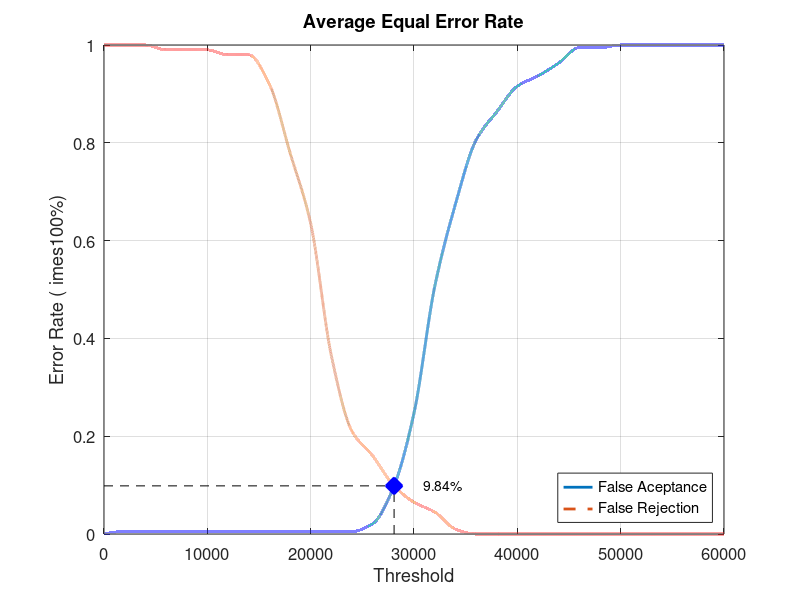
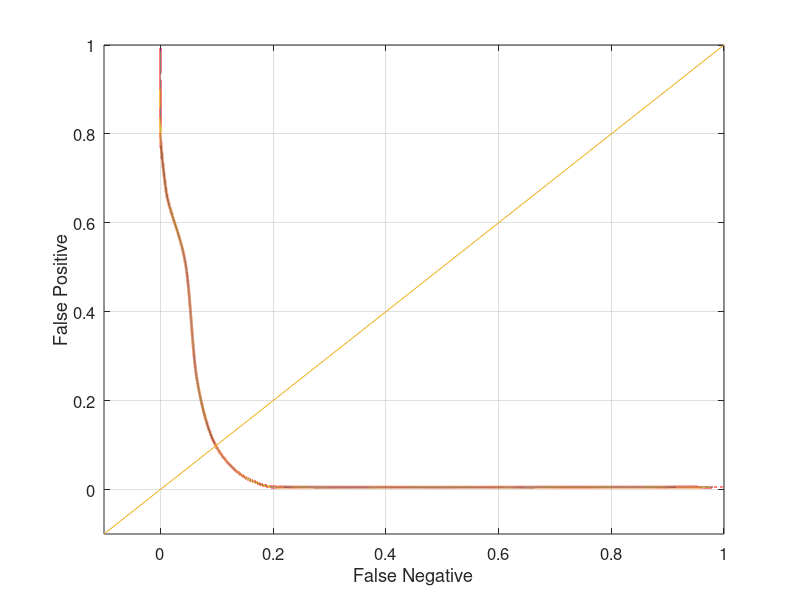

MATLAB code to generate these figures, in order:
close all;
clear;
clc;
x = 0:2000:60000;
xq = 0:0.5:60000;

y0 = [0 0.00526316 0.00526316 0.00526316 0.00526316 0.00526316 0.00526316 0.00526316 0.00526316 0.00526316 0.00526316 0.00526316 0.00526316 0.0210526 0.0947368 0.247368 0.505263 0.673684 0.805263 0.863158 0.915789 0.936842 0.963158 0.994737 0.994737 1 1 1 1 1 1]
yy0 = interp1(x, y0, xq, 'pchip');
y1 = [1 1 1 0.99 0.99 0.99 0.98 0.98 0.92 0.78 0.635 0.365 0.21 0.16 0.1 0.065 0.045 0.01 0 0 0 0 0 0 0 0 0 0 0 0 0]
yy1 = interp1(x, y1, xq, 'pchip');

% Calculating EER: 
y2 = abs(y0 - y1);
find(y2 == min(y2))
yy2 = abs(yy0 - yy1);
xEER = find(yy2 == min(yy2));
xEERIndex = xq(xEER) % X-axis EER
yEER = yy0(xEER) % Y-axis EER

main = figure
plot(xq, yy0,'-','LineWidth', 2);	hold on
plot(xq, yy1,'--','LineWidth', 2);	hold on
plot([xEERIndex xEERIndex], [0 yEER], 'k--');	hold on
plot([0 xEERIndex], [yEER yEER], 'k--');	hold on
plot(xEERIndex, yEER, 'bx', 'LineWidth', 10);	hold on
text(xEERIndex + 10 * xEERIndex / 100, yEER, [num2str(round((10000 * yEER)) / 100) '%'])
legend('False Aceptance', 'False Rejection', 'Location', 'SouthEast')
xlabel('Threshold')
ylabel('Error Rate (	imes100%)')
title('Average Equal Error Rate')
set(gca, 'FontSize', 12)
axis([0 60000 0 1])
grid on

print(main, 'Database2_1Main', '-dpng');
FNRxFPR = figure('Color', [1 1 1]);
plot(yy1, yy0, '-', yy1, yy0, 'LineWidth', 2);
hold on
y = -0.1:0.1:1
plot(y, y); 
set(gca, 'FontSize', 12)
xlabel('False Negative')
ylabel('False Positive')
axis([-0.1 1 -0.1 1])
set(gca, 'FontSize', 12)
grid on

print(FNRxFPR, 'Database2_1FNRxFPR','-dpng');
